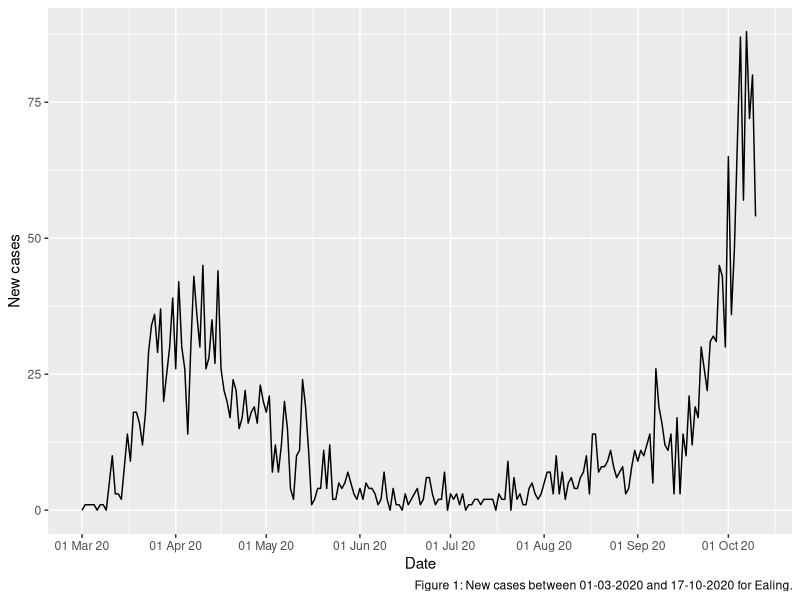
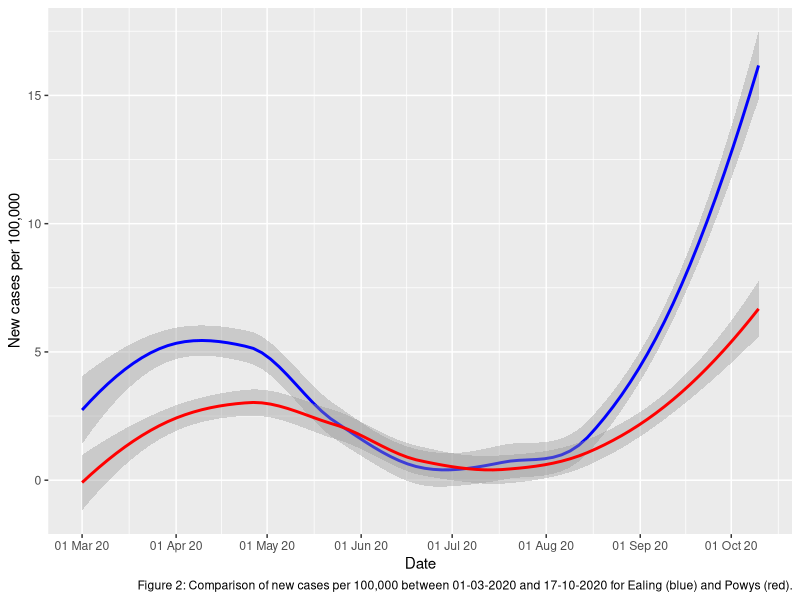

Source code (R) for these figures, in order:
## ---- chunk 1
library(tidyverse)
library(knitr)
## ---- chunk 2
#Create the vector of 25 numbers listed on the question paper
nums <- c(NA, 3, 4, 4, 5, 2, 4, NA, 6, 3, 5, 4, 0, 5, 7, 5, NA, 5, 2, 4, NA, 
          3, 3, 5, NA)
#Create a new vector of the same numbers, this time with missing values (NA 
#values) omitted
nums_new <- nums[!is.na(nums)]
#Check if all responses are strongly agree or strongly disagree
all(nums_new %>% is.element(c(1,7)))
## ---- chunk 3
#Return the positions in the vector of elements that are participants responding 
#somehow agree or stronger (5 or greater).
which(nums_new >= 5)
## ---- chunk 4
#Load the installed library "palmerpenguins"
library(palmerpenguins)
## ---- chunk 5
#Create a table to show species, island, bill length and body mass of the 10 
#Gentoo penguins with the highest body mass
gentoo_penguins <- penguins %>%
  #Only want the table to show species, island, bill length and body mass
  select(species, island, bill_length_mm, body_mass_g) %>%
  #Only display rows of Gentoo penguins
  filter(species == "Gentoo") %>%
  #Arrange the rows by body mass largest to smallest
  arrange(-body_mass_g) %>%
  #Take the first 10 values, i.e. the 10 Gentoo penguins with the largest body 
  #mass
  slice_head(n = 10)

#Display the table
kable(gentoo_penguins)
## ---- chunk 6
#Create a table of the average bill length per island ordered by average bill 
#length
island_bill_length <- penguins %>%
  #Only considering island and bill length
  select(island, bill_length_mm) %>%
  #Remove NA values to correctly summarise
  filter(!is.na(bill_length_mm)) %>%
  #Group rows by island
  group_by(island) %>%
  #Summarise the islands by the average bill length
  summarise(
    avg_bill_length_mm = mean(bill_length_mm)
  ) %>%
  #Arrange the table by highest to lowest average bill length
  arrange(-avg_bill_length_mm)

#Display the table
knitr::kable(island_bill_length)
## ---- chunk 7
#Create a table to show the maximum, median and minimum proportion between bill 
#length and bill depth by species
bill_ratios <- penguins %>%
  #Only considering species, bill length and bill depth
  select(species, bill_length_mm, bill_depth_mm) %>%
  #Remove any rows with NA values to correctly summarise
  filter(!is.na(bill_length_mm), !is.na(bill_depth_mm)) %>%
  #Calculate and create a column for the bill ratio of each penguin
  mutate(
    bill_ratio = bill_length_mm / bill_depth_mm
  ) %>%
  #Group rows by species
  group_by(species) %>%
  #Summarise each species with their minimum, median, and maximum bill ratios
  summarise(
    min_proportion = min(bill_ratio),
    median_proportion = median(bill_ratio),
    max_proportion = max(bill_ratio)
  )

#Display the table
knitr::kable(bill_ratios)
## ---- chunk 8
#Load the csv data to a variable
covid_data <- read_csv("covid19_cases_20200301_20201017.csv")
## ---- chunk 9
#Store this complete table that is being created into the variable
#named Ealing_complete_covid_data
Ealing_complete_covid_data <- covid_data %>%
  #Create complete table with a row for each day and area
  tidyr::complete(specimen_date, area_name) %>%
  #Arrange the table by area name (A-Z) and specimen date (oldest to newest)
  arrange(area_name, specimen_date) %>%
  #Group by area name to avoid the risk of filling NA values in a later step 
  #with values from a different area
  group_by(area_name) %>%
  #Fill NA values of new and cumulative cases with the value of the previous 
  #date for that area, if possible
  tidyr::fill(newCasesBySpecimenDate, cumCasesBySpecimenDate) %>%
  #Replace any remaining NA values with 0
  tidyr::replace_na(list(newCasesBySpecimenDate = 0, 
                         cumCasesBySpecimenDate = 0)
                    ) %>%
  #Subset the assigned area
  filter(area_name == "Ealing") %>%
  #Ungroup to drop area_name column
  ungroup() %>%
  #Drop area_name column
  select(-area_name)

#Display the first five rows
Ealing_complete_covid_data %>%
  slice_head(n = 5) %>%
  kable()
## ---- chunk 10
#Create a copy of Ealing_covid_data as a new variable
Ealing_day_before <- Ealing_complete_covid_data %>%
  #Create new column reporting the day after the date reported in Specimen_date
  #column
  mutate(
    day_to_match = specimen_date + 1
  ) %>%
  #Drop the columns specimen_date and cumCasesBySpecimenDate
  select(-specimen_date, -cumCasesBySpecimenDate) %>%
  #Rename the newCasesBySpecimen date to newCases_day_before
  rename(newCases_day_before = newCasesBySpecimenDate)

#Store this table that is being created into the variable named 
#Ealing_covid_development
Ealing_covid_development <- Ealing_complete_covid_data %>%
  #Join this table with Ealing_complete_covid_data where day_to_match is equal 
  #to specimen_date
  full_join(
    Ealing_day_before,
    by = c("specimen_date" = "day_to_match")
  ) %>%
  #Create new calculated column of new cases as a percentage of the number of 
  #cases of the previous day
  mutate(
    As_percentage_of_day_before = (
      newCasesBySpecimenDate/newCases_day_before
      )*100
  )

#Display the first five lines of each table
Ealing_day_before %>%
  slice_head(n = 5)
Ealing_covid_development %>%
  slice_head(n = 5)
## ---- chunk 11
#Replace "Inf" values in As_percentage_of_day_before with NaN
Ealing_covid_development$As_percentage_of_day_before[
  is.infinite(Ealing_covid_development$As_percentage_of_day_before)
  ] <- NaN

#Display the first 10 lines
Ealing_covid_development %>%
slice_head(n = 5)
## ---- chunk 12
ggplot(Ealing_covid_development, 
       aes(x = specimen_date, y = newCasesBySpecimenDate)
       ) +
  geom_line() +
  scale_x_date(date_breaks = "1 month", date_labels = "%d %b %y") +
  labs(x = "Date",
       y = "New cases",
       caption = "Figure 1: New cases between 01-03-2020 and 17-10-2020 for Ealing.")
## ---- chunk 13
#Load the csv data to a variable
lad_pop <- read_csv("lad19_population.csv")
## ---- chunk 14
#Join the local authority info with the covid_data
lad_covid <- lad_pop %>%
  full_join(
    covid_data,
    by = c("lad19_area_name" = "area_name")
  )
## ---- chunk 15
Ealing_covid_pop <- lad_covid %>%
  #Include only rows related to Ealing from lad_covid
  filter(lad19_area_name == "Ealing") %>%
  #Consider only the area_population and specimen_date column
  select(area_population, specimen_date) %>%
  #Join the area population details onto Ealing_covid_development from Q3.3
  full_join(
    Ealing_covid_development,
    by = c("specimen_date" = "specimen_date")
  ) %>%
  #Calculate new column reporting new daily cases per 100k
  mutate(
    new_cases_per_100k = (newCasesBySpecimenDate/area_population)*100000
  )
## ---- chunk 16
#First of all, I need the complete table containing a row for each day and area
complete_covid_data <- covid_data %>%
  #Create complete table with a row for each day and area
  tidyr::complete(specimen_date, area_name) %>%
  #Arrange the table by area name (A-Z) and specimen date (oldest to newest)
  arrange(area_name, specimen_date) %>%
  #Group by area name to avoid the risk of filling NA values in a later step 
  #with values from a different area
  group_by(area_name) %>%
  #Fill NA values of new and cumulative cases with the value of the previous 
  #date for that area, if possible
  tidyr::fill(newCasesBySpecimenDate, cumCasesBySpecimenDate) %>%
  #Replace any remaining NA values with 0
  tidyr::replace_na(list(newCasesBySpecimenDate = 0, 
                         cumCasesBySpecimenDate = 0)
                    )
## ---- chunk 17
Area_complete_covid_data <- function(area) {
  complete_covid_data %>%
  #Subset the assigned area
  filter(area_name == area) %>%
  #Ungroup to drop area_name column
  ungroup() %>%
  #Drop area_name column
  select(-area_name)
}
## ---- chunk 18
Area_covid_development <- function(area) {
  covid_dev <- Area_complete_covid_data(area) %>%
  #Create new column reporting the day after the date reported in Specimen_date
  #column
  mutate(
    day_to_match = specimen_date + 1
  ) %>%
  #Drop the columns specimen_date and cumCasesBySpecimenDate
  select(-specimen_date, -cumCasesBySpecimenDate) %>%
  #Rename the newCasesBySpecimen date to newCases_day_before
  rename(newCases_day_before = newCasesBySpecimenDate) %>%
  #Join this table with Ealing_complete_covid_data where day_to_match is equal 
  #to specimen_date
  full_join(
    Area_complete_covid_data(area),
    by = c("day_to_match" = "specimen_date")
  ) %>%
  #Create new calculated column of new cases as a percentage of the number of 
  #cases of the previous day
  mutate(
    As_percentage_of_day_before = (
      newCasesBySpecimenDate/newCases_day_before
      )*100
  )
  
  #Replace "Inf" values in covid_dev with NaN
  covid_dev$As_percentage_of_day_before[
  is.infinite(covid_dev$As_percentage_of_day_before)
  ] <- NaN
  
  covid_dev
}
## ---- chunk 19
Area_covid_pop <- function(area) {
  covid_pop <- lad_covid %>%
    #Include only rows related to the input area
    filter(lad19_area_name == area) %>%
    #Take only area_population and specimen_date
    select(area_population, specimen_date) %>%
    #Join the area population details onto Ealing_covid_development from Q3.3
    full_join(
      Area_covid_development(area),
      by = c("specimen_date" = "day_to_match")
    ) %>%
    mutate(
      new_cases_per_100k = (newCasesBySpecimenDate/area_population)*100000
    )
}

Powys_covid_pop <- Area_covid_pop("Powys")
## ---- chunk 20
Ealing_v_Powys <- Ealing_covid_pop %>%
  full_join(Area_covid_pop("Powys"),
            by = c("specimen_date" = "specimen_date")
  )
## ---- chunk 21
#Select specimen_date and the columns displaying new cases per 100,000 for each
#area.
Ealing_v_Powys_per_100k <- Ealing_v_Powys %>%
  select(specimen_date, new_cases_per_100k.x, new_cases_per_100k.y) %>%
  #Rename the columns to be clear what they represent
  rename(Ealing_new_cases_per_100k = new_cases_per_100k.x, 
         Powys_new_cases_per_100k = new_cases_per_100k.y
         )

#Plot both new case rates per 100,000 people per day on the same chart
Ealing_v_Powys_per_100k %>%
  ggplot(aes(x = specimen_date)) +
  geom_smooth(aes(y = Ealing_new_cases_per_100k), colour = 'blue') +
  geom_smooth(aes(y = Powys_new_cases_per_100k), colour = 'red') +
  scale_x_date(date_breaks = "1 month", date_labels = "%d %b %y") +
  labs(x = "Date",
       y = "New cases per 100,000",
       caption = "Figure 2: Comparison of new cases per 100,000 between 01-03-2020 and 17-10-2020 for Ealing (blue) and Powys (red).")
